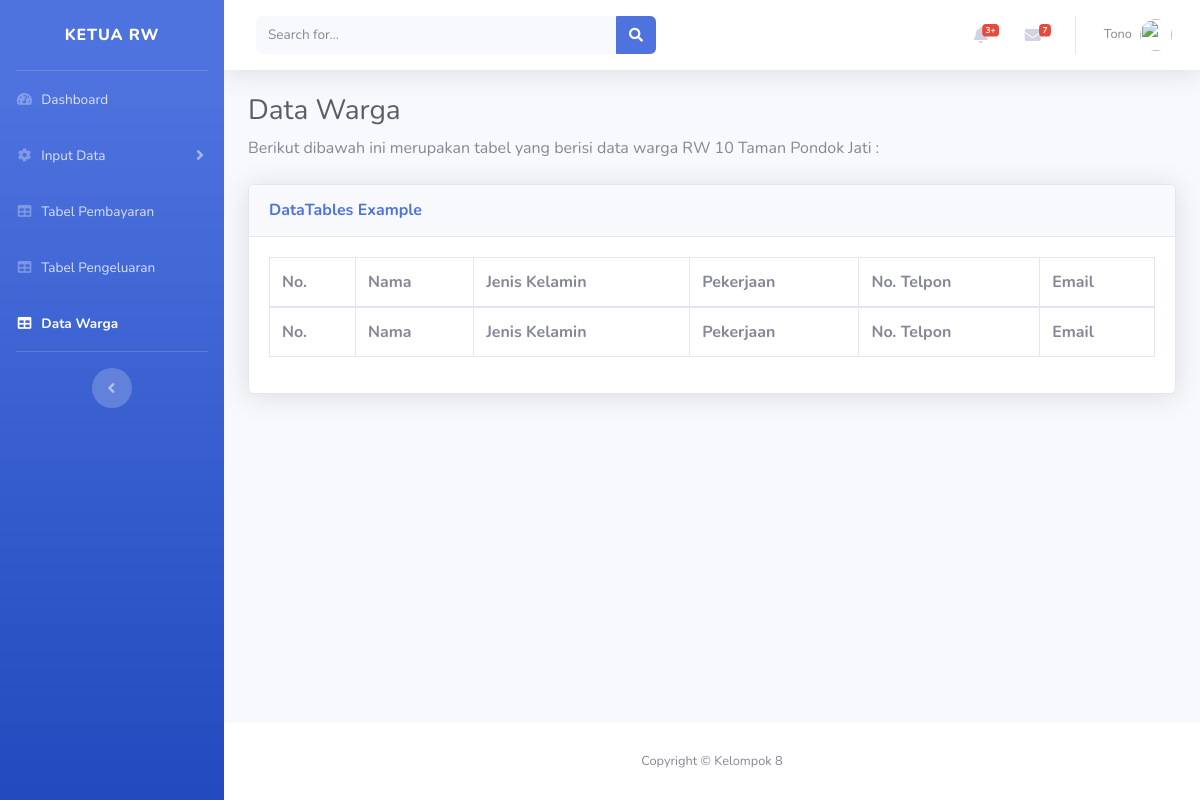
Page /datawargaadmin1.php on the earlier database version.
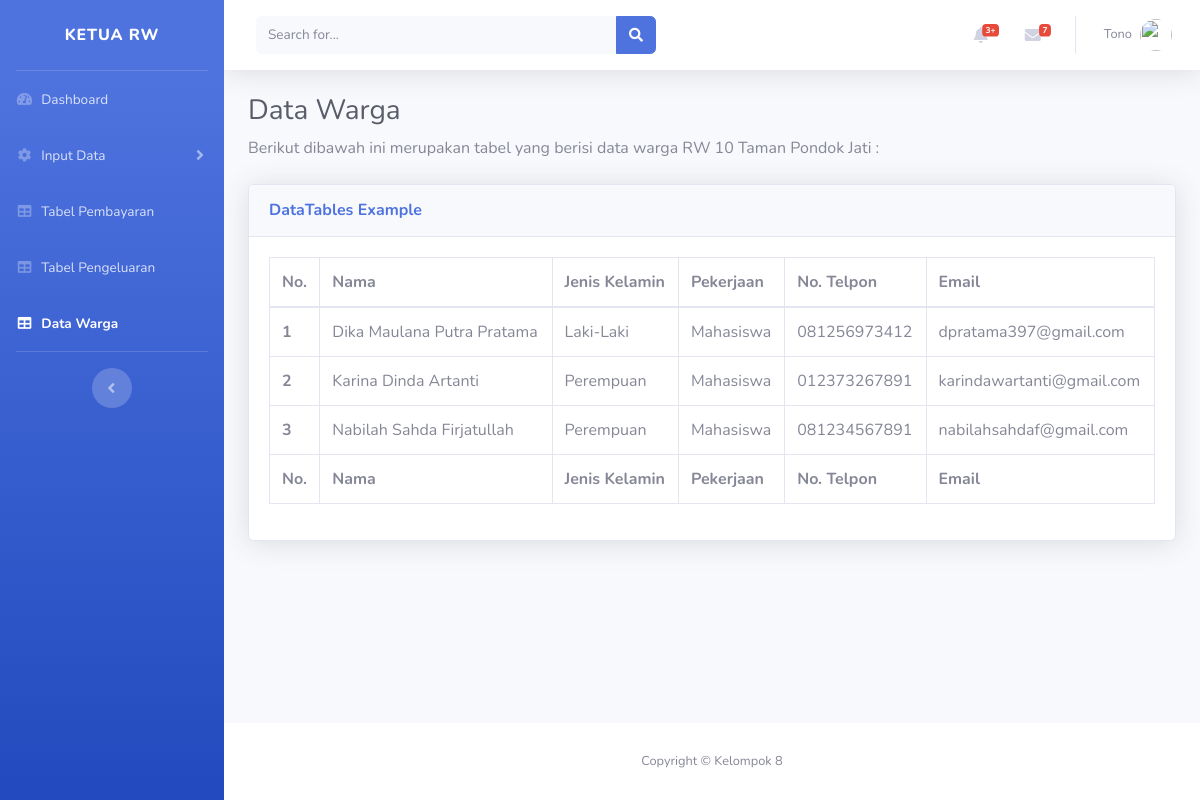
Same page on the later database version.
### tables this page shows
CREATE TABLE `tb_datawarga` (
  `id_warga` int(11) NOT NULL,
  `nama_warga` varchar(255) NOT NULL,
  `jenis_kelamin` varchar(15) NOT NULL,
  `pekerjaan` varchar(30) NOT NULL,
  `no_telpon` varchar(15) NOT NULL,
  `email` varchar(255) NOT NULL
);

### datawargaadmin1.php (the view, shortened to what the changed rows need)
<?php
     include_once ("database.php");
     $query= "SELECT * FROM tb_datawarga";
     $hasil= mysqli_query ($db, $query);
?>
<!DOCTYPE html>
<html lang="en">
<head>
  <link href="vendor/fontawesome-free/css/all.min.css" rel="stylesheet" type="text/css">
  <link href="css/sb-admin-2.min.css" rel="stylesheet">
  <link href="vendor/datatables/dataTables.bootstrap4.min.css" rel="stylesheet">
</head>
<body id="page-top">
  <div id="wrapper">
    <div id="content-wrapper" class="d-flex flex-column">
      <div id="content">
        <div class="container-fluid">
          <h1 class="h3 mb-2 text-gray-800">Data Warga</h1>
          <div class="card shadow mb-4">
            <div class="card-body">
              <div class="table-responsive">
                <table class="table table-bordered" id="dataTable" width="100%" cellspacing="0">
                  <thead>
                    <tr>
                      <th>No.</th>
                      <th>Nama</th>
                      <th>Jenis Kelamin</th>
                      <th>Pekerjaan</th>
                      <th>No. Telpon</th>
                      <th>Email</th>
                    </tr>
                  </thead>
                  <tfoot>
                    <tr>
                      <th>No.</th>
                      <th>Nama</th>
                      <th>Jenis Kelamin</th>
                      <th>Pekerjaan</th>
                      <th>No. Telpon</th>
                      <th>Email</th>
                    </tr>
                  </tfoot>
                  <tbody>
                  <?php $nomor=1;
                  while ($data=mysqli_fetch_array ($hasil)){
                    ?>
                    <tr>
                    <th scope="row"> <?php echo $data['id_warga']; ?></th>
                    <td> <?php echo $data['nama_warga']; ?> </td>
                    <td> <?php echo $data['jenis_kelamin']; ?> </td>
                    <td> <?php echo $data['pekerjaan']; ?> </td>
                    <td> <?php echo $data['no_telpon']; ?> </td>
                    <td> <?php echo $data['email']; ?> </td>
                    </tr>
                    <?php $nomor++; } ?>
                  </tbody>
                </table>
              </div>
            </div>
          </div>
        </div>
      </div>
    </div>
  </div>
</body>
</html>

Differences in the rows shown:
added tb_datawarga: id_warga "1", nama_warga "Dika Maulana Putra Pratama", jenis_kelamin "Laki-Laki", pekerjaan "Mahasiswa", no_telpon "081256973412", email "dpratama397@gmail.com"
added tb_datawarga: id_warga "2", nama_warga "Karina Dinda Artanti", jenis_kelamin "Perempuan", pekerjaan "Mahasiswa", no_telpon "012373267891", email "karindawartanti@gmail.com"
added tb_datawarga: id_warga "3", nama_warga "Nabilah Sahda Firjatullah", jenis_kelamin "Perempuan", pekerjaan "Mahasiswa", no_telpon "081234567891", email "nabilahsahdaf@gmail.com"
